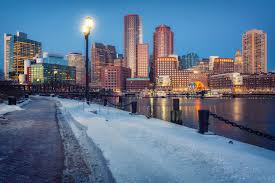
#> input picture OpenCV/Photos/boston.jpg, 275 x 183 px, found by its file name
$ python basic.py
#> lines starting #> are read from the running program, lines starting #| are printed output that depends on the picture
import cv2 as cv

img = cv.imread('Opencv/Photos/boston.jpg')
#> img is the input picture: shape (183, 275, 3); mean B, G, R 137.6, 113.8, 95.6
cv.imshow('Lady',img)

# 1. Converting Gray image
gray=cv.cvtColor(img,cv.COLOR_BGR2GRAY)
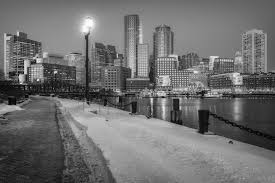
#> gray: shape (183, 275); min 1, max 253, mean 111.1
cv.imshow('Gray', gray)

# 2. Blur
blur=cv.GaussianBlur(img,(7,7),cv.BORDER_DEFAULT) # increase Blur by  increasing Ksize (3,3)--> (7,7)
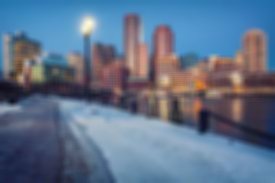
#> blur: shape (183, 275, 3); mean B, G, R 137.6, 113.8, 95.6
cv.imshow('Blur',blur)

# 3. Edge Cascade - (Canny Edge detection by opencv)
canny=cv.Canny(img,125,175)
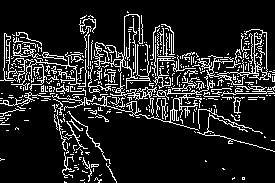
#> canny: shape (183, 275); 13.9% white in thin lines or dots
cv.imshow('Edge Detection', canny)

# 4. Dilated Images
dilated = cv.dilate(canny,(3,3),iterations=1)   # increase Blur by  increasing kenernal size (3,3)--> (7,7)
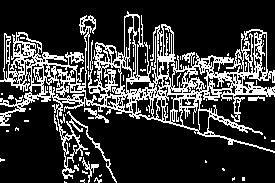
#> dilated: shape (183, 275); 22% white in thin lines or dots
cv.imshow("Dilated",dilated)

# 5.Eroded
eroded=cv.erode(dilated,(3,3),iterations=2)
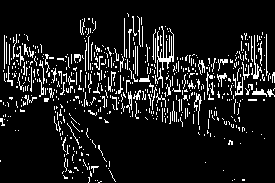
#> eroded: shape (183, 275); 10.4% white in thin lines or dots
cv.imshow("Eroded",eroded)

# 6. Resize
resized=cv.resize(img,(500,500),interpolation=cv.INTER_CUBIC)  # interpolation=cv.INTER_AREA / cv.INTER_LINEAR / cv.INTER_CUBIC
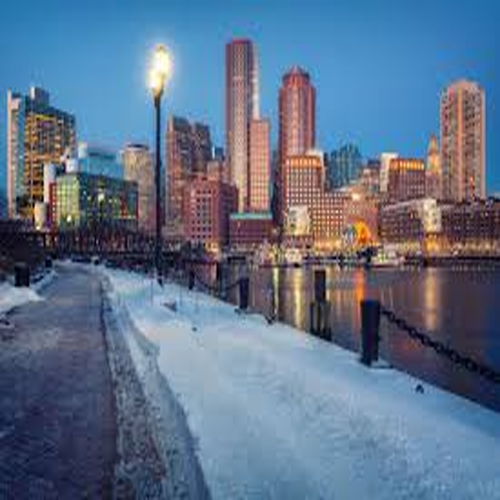
#> resized: shape (500, 500, 3); mean B, G, R 137.6, 113.8, 95.6
cv.imshow('Resize',resized)

# 7. Cropping
cropped = img[50:200,200:400]
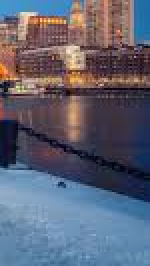
#> cropped: shape (133, 75, 3) (shown 2 times larger); mean B, G, R 115.2, 98.2, 94.6
cv.imshow('Cropped', cropped)

cv.waitKey(0)

$ run again, with OpenCV/Photos/cat_large.jpg copied over OpenCV/Photos/boston.jpg
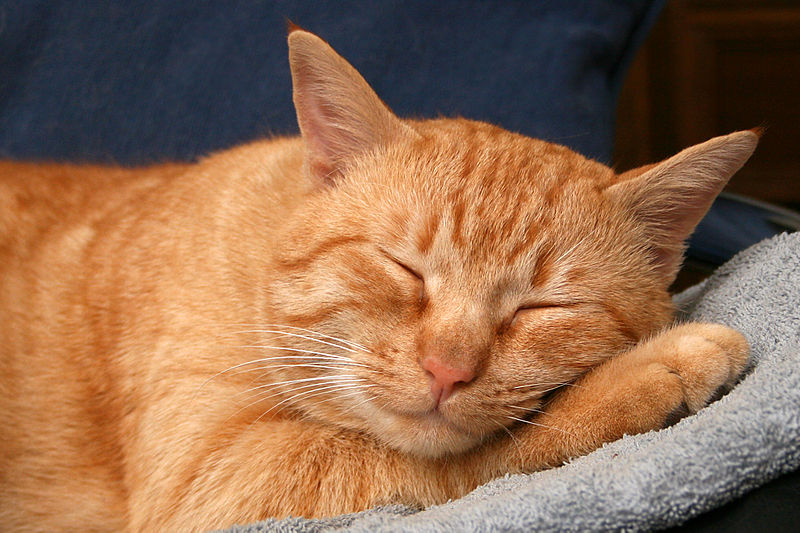
#> input picture OpenCV/Photos/cat_large.jpg, 800 x 533 px, found by its file name
#> img is the input picture: shape (533, 800, 3); mean B, G, R 79.6, 107.6, 146.1
#> `canny=cv.Canny(img,125,175)`:
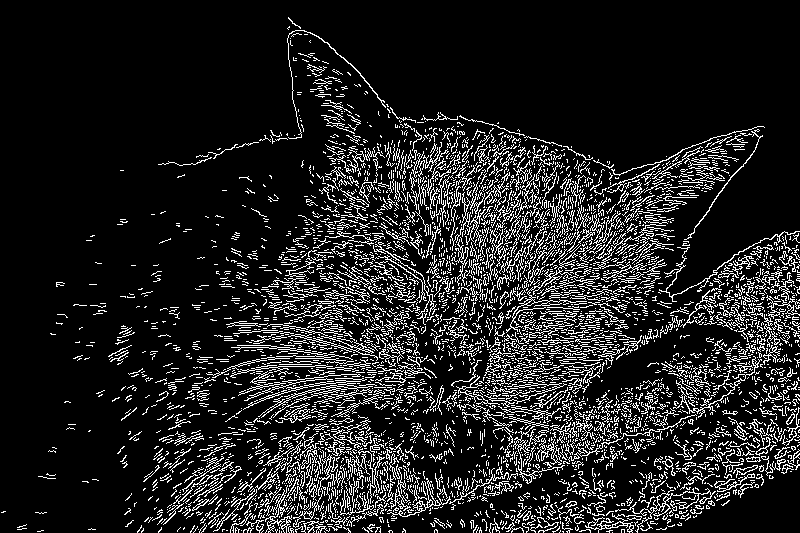
#> canny: shape (533, 800); 13% white in thin lines or dots
#> dilated: shape (533, 800); 22.1% white in thin lines or dots
#> eroded: shape (533, 800); 8.8% white in thin lines or dots
#> `cropped = img[50:200,200:400]`:
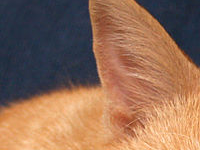
#> cropped: shape (150, 200, 3); mean B, G, R 86.8, 108.6, 144.9

$ run again, with OpenCV/Photos/cats 2.jpg copied over OpenCV/Photos/boston.jpg
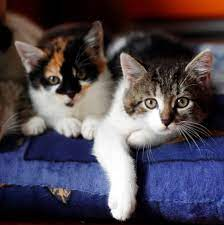
#> input picture OpenCV/Photos/cats 2.jpg, 224 x 225 px, found by its file name
#> img is the input picture: shape (225, 224, 3); mean B, G, R 80.7, 70.2, 78
#> `canny=cv.Canny(img,125,175)`:
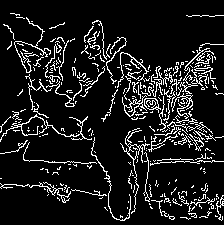
#> canny: shape (225, 224); 11.1% white in thin lines or dots
#> dilated: shape (225, 224); 17.9% white in thin lines or dots
#> eroded: shape (225, 224); 6.7% white in thin lines or dots
#> `cropped = img[50:200,200:400]`:
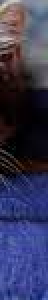
#> cropped: shape (150, 24, 3) (shown 2 times larger); mean B, G, R 86.3, 55.1, 55.4
